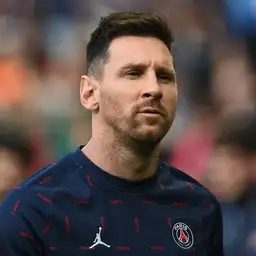
#> input picture messi.png, 256 x 256 px
$ jupyter execute --allow-errors 'Taller de Interpolación_Catedra.ipynb'   (shell and % lines are left out)
#> lines starting #> are read from the running program, lines starting #| are printed output that depends on the picture
# Taller de Interpolación

$f : \mathbb{R} \rightarrow \mathbb{R}$

$\{(x_0,f(x_0)),\ \dots,\ (x_n,f(x_n))\}$, con $x_i \neq x_j \ \forall \ i\neq j$


Interpolar consiste en hallar una función $\Phi$ tal que $\Phi(x_i) = f(x_i) \ \ \forall i$

##### Interpolar usando un polinomio $p$

($p =\Phi$)

Existe un único polinomio $p$ de grado menor o igual que $n$ tal que $p(x_i)=f(x_i)$ para todo $i$

* Lagrange

 $$ p(x) = f(x_0) L_0(x) \ +\  \dots\  +\ f(x_n) L_n(x), \ \ \ \ \text{ con } \ L_k(x) = \prod_{i=0, i\neq k}^{n} \frac{(x-x_i)}{(x_k-x_i)}$$


* Diferencias divididas (Newton)

$$p(x) = f[x_0] + f[x_0, x_1] (x-x_0) + \ \dots\  + f[x_0,\ \dots,\ x_n] (x-x_0)\ \dots\  (x-x_{n-1})$$

$$
\left\{ \begin{array}{ll}
      f[x_i] & = f(x_i) \\
      f[x_i,\ \dots,\ x_{i+k}] & = \frac{f[x_{i+1},\ \dots,\ x_{i+k}] - f[x_i,\ \dots,\ x_{i+k-1}]}{x_{i+k} - x_i} \end{array} \right.
$$

*  Matriz de Van der Monde

$$p_n(x) = a_0 + a_1x+ \cdots + a_n x^n$$

y se buscan $a_0, ..., a_n$ tales que

$$p_n(x_j) = y_j$$

$$
\begin{bmatrix}1&x_{1}&x_{1}^{2}&\dots &x_{1}^{n}\\1&x_{2}&x_{2}^{2}&\dots &x_{2}^{n}\\1&x_{3}&x_{3}^{2}&\dots &x_{3}^{n}\\\vdots &\vdots &\vdots &\ddots &\vdots \\1&x_{n}&x_{n}^{2}&\dots &x_{n}^{n}\end{bmatrix}\begin{bmatrix}a_{0}\\a_{1}\\a_{2}\\\vdots \\a_{n}\end{bmatrix} =
\begin{bmatrix}y_{0}\\y_{1}\\y_{2}\\\vdots \\y_{n}\end{bmatrix}
$$

## Implementación polinómio de interpolación

**Ejercicio 1:** Implementar los métodos de Lagrange, diferencias divididas (Newton) y Van der Monde para obtener el polinomio interpolador. Medir los tiempos de ejecución dependiendo de la cantidad de puntos.

Se puede usar la clase poly1d de numpy para facilitar las operaciones ente polinomios y el método de resolución de sistema de equaciones lineales np.linalg.solve.

[cell 1]
def lagrange(x, y):
    """
    Devuelve el polinomio interpolador con el métodos de lagrange
    """

    return p

def newton(x, y):
    """
    Devuelve el polinomio interpolador con el método de diferencias divididas
    """

    return p

def vandermonde(x,y):
    """
    Devuelve el polinomio interpolador con el método de van der monde
    """

    return p

Clase poly1d de numpy

[cell 2]
import numpy as np
import matplotlib.pyplot as plt

[cell 3]
print(np.poly1d([1,-0.5,2]))

[cell 4]
p = np.poly1d([1,-0.5,2])
x = np.linspace(-5,5,50)
plt.plot(x,p(x));
#> figure, not shown here; curve peaks at x = -5, y = 29.5

### Qué método es más rápido?

[cell 5]
x = np.linspace(-5,5,8)
y = x**3 - 2*x**2 + 3*x - 0.5

[cell 6]
newton(x,y)

[cell 7]
lagrange(x,y)

[cell 8]
vandermonde(x,y)

# Oscilaciones del polinomio interpolador

[cell 9]
from scipy.interpolate import lagrange as lagrange_scipy
x = np.array([-1,-0.5,0.8,8,9])
xs = np.linspace(-2,10,100)
fn = lambda x: np.int32(x>0)
y = fn(x)

yp = lagrange_scipy(x,y)(xs)

plt.plot(xs,fn(xs));
plt.plot(x,fn(x),'or');
plt.plot(xs,yp,'--r');
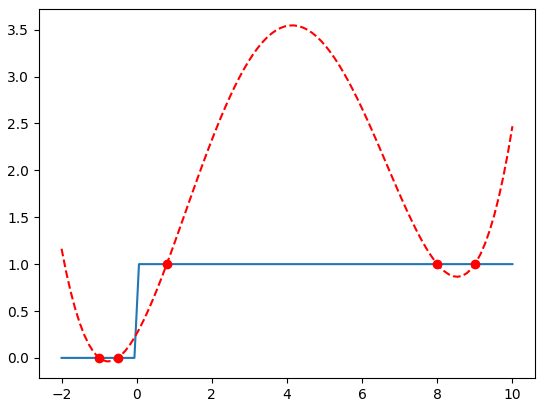
#> figure drawn by matplotlib, 1 panel; curve peaks at x = 0.0606, y = 1; curve peaks at x = 4.18, y = 3.55

# Comparación métodos de interpolación

**Ejercicio 2:** A partir de un conjunto de funciones de prueba, comparar los errores de los siguientes métodos de interpoalción

* Polinomio interpolador
* Valor más cercano
* Spline Lineal
* Spline Cuadrático
* Spline Cúbico

Error cuadrático medio entre función original y interpolación

$$ ECM = \sum_x (f(x)-\hat{f}(x))^2),\quad x \in [x_0,x_n]$$

[cell 10]
tests = [
 {'name':'step', 'x':[-1,-0.5,0.8,8,9], 'y': lambda x: np.int32(x>0)},
 {'name':'cos1', 'x':[-0.75,-0.25,0.25,0.75], 'y': lambda x: np.cos(2*np.pi*x)},
 {'name':'cos2', 'x':[-1.0,-0.5,0,0.5,1.0], 'y': lambda x: np.cos(2*np.pi*x)},
 {'name':'cos3', 'x':[-1.0,-0.75,-0.5,-0.25,0,0.25,0.5,0.75,1.0], 'y': lambda x: np.cos(2*np.pi*x)},
 {'name':'log', 'x':[0.1,1.0,10.0,100.0], 'y': lambda x: np.log10(x)},
 {'name':'custom', 'x':[-1.0,-0.8,-0.2,0.5,0.6], 'y': lambda x:  0.8*np.cos(2*np.pi*x*0.5-0.5) + 0.5*np.cos(2*np.pi*x*0.6+2)},
 ]

# Interpolación de imágenes

[cell 11]
def rgb2gray(rgb):
    return np.dot(rgb[...,:3], [0.2989, 0.5870, 0.1140])

[cell 12]
from mpl_toolkits.mplot3d import Axes3D

I = rgb2gray(plt.imread('messi.png'))
#> in rgb2gray, `return np.dot(rgb[...,:3], [0.2989, 0.5870, 0.1140])`:
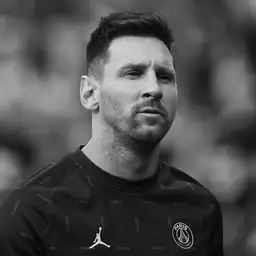
#> returned value: shape (256, 256) float64; min 0, max 0.994, mean 0.308
xx, yy = np.mgrid[0:I.shape[0], 0:I.shape[1]]

fig = plt.figure(figsize=(12,8))
ax1 = fig.add_subplot(1,2,1)
ax2 = fig.add_subplot(1,2,2, projection='3d')

ax1.imshow(I,cmap='gray')
ax1.axis('off')
ax2.plot_surface(xx, yy, I ,rstride=1, cstride=1, cmap=plt.cm.gray, linewidth=0)
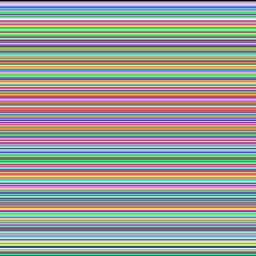
#> xx: shape (256, 256) int64; 256 distinct labels, from 0 to 255; one colour per label, 0 black
ax2.view_init(elev=70., azim=30)
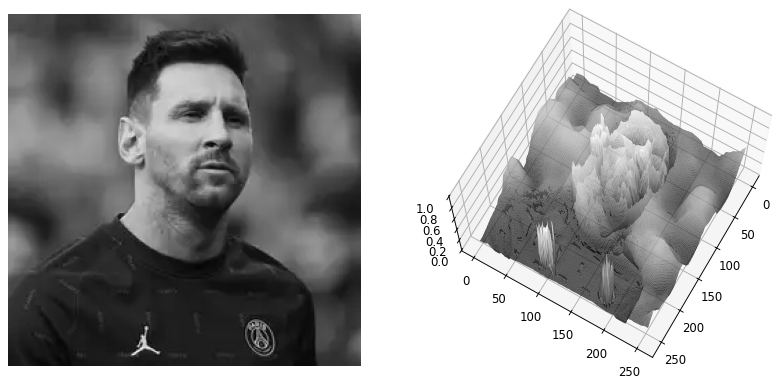
#> figure drawn by matplotlib, 2 panels

## Vecino más cercano

Cada pixel de la imagen original es copiado en sus vecinos

## Con función interpoladora

Para cada fila de la imagen, construimos una función interpoladora $\Phi_{\tilde{y}}(x)$ para la función $f(x,\tilde{y})$, con $\tilde{y}$ fijo y hallamos los valores de los píxeles intermedios

Luego para cada columna de la imagen (incluso las columnas interpoladas previamente), calculamos la función interpoladora $\Phi_{\tilde{x}}(y)$ para la función $f(\tilde{x}, y)$ e interpolamos en los píxeles intermedios

## Aliasing

Las muestra de una señal pueden provenir de más de una función

Aliasing al cambiar el tamaño de una imagen

[cell 13]
size = 100
dpi = 50
I = np.zeros((size,size,3))
I[::2,::2] = 1
# I[:,::2] = 0

fig = plt.figure(dpi=dpi)
fig.set_size_inches(I.shape[1]/dpi, I.shape[0]/dpi)
ax = plt.Axes(fig, [0., 0., 1., 1.])
ax.set_axis_off()
fig.add_axes(ax)
ax.imshow(I, interpolation='nearest')
fig.savefig('figure.png', dpi=dpi)
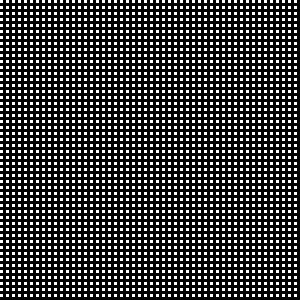
#> shown: shape (100, 100, 3) float64 (shown 3 times larger); values 0 (black) and 1 (white), 25% white in thin lines or dots

[cell 14]
def draw(I, size_factor, dpi, **kwargs):
    fig = plt.figure(dpi=dpi)
    fig.set_size_inches(I.shape[1]/dpi*size_factor, I.shape[0]/dpi*size_factor)
    ax = plt.Axes(fig, [0., 0., 1., 1.])
    ax.set_axis_off()
    fig.add_axes(ax)
    ax.imshow(I, **kwargs)
    return fig
for sf in np.arange(0.5,2.1,0.1):
    draw(I,sf,dpi, cmap='gray', interpolation='none')
    plt.title(np.around(sf,2),fontdict={'size':20})

Si interpolamos no tenemos aliasing

[cell 15]
for sf in np.arange(0.6,2.1,0.1):
    draw(I,sf,dpi, cmap='gray', interpolation='bicubic')
    plt.title(np.around(sf,2),fontdict={'size':20})

Usemos una imagen más realista

[cell 16]
I = plt.imread('zebra2.jpg')
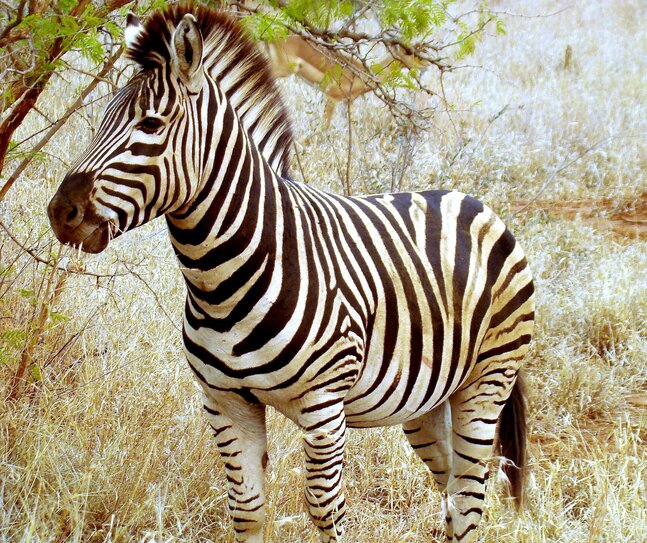
#> input picture zebra2.jpg, 647 x 543 px
#> I is the input picture: shape (543, 647, 3); mean R, G, B 166.1, 154.7, 128.6
I = rgb2gray(I).astype('uint8')
#> in rgb2gray (call 2), `return np.dot(rgb[...,:3], [0.2989, 0.5870, 0.1140])`:
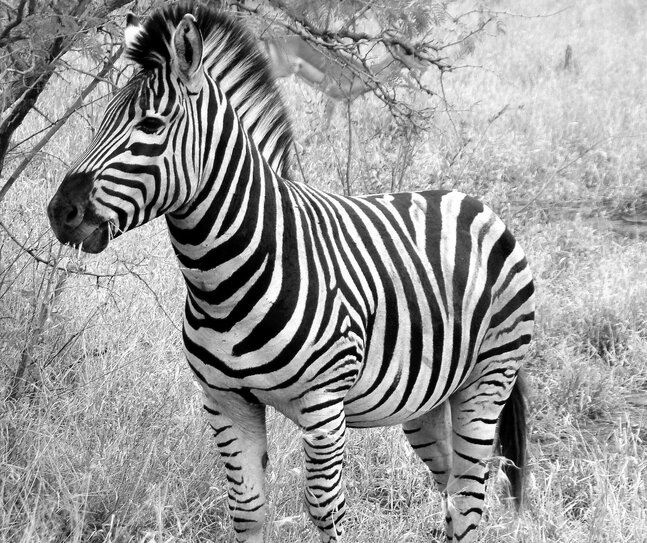
#> returned value: shape (543, 647) float64; min 0, max 255, mean 155.1
#> I: shape (543, 647)
draw(I,1,dpi=10,interpolation='none', cmap='gray');

Imagen _downsampleada_ con un factor 2.

[cell 17]
factor = 2
I_downsampled = I[::factor,::factor]
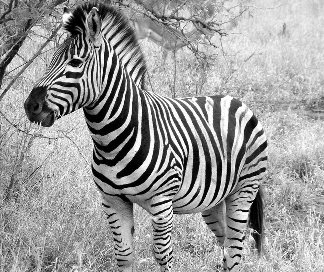
#> I_downsampled: shape (272, 324); min 0, max 254, mean 154.8
draw(I_downsampled,1, 100, interpolation='none', cmap='gray');

Qué pasa si no se interpolar y vuelvo a la resolución original y relleno los puntos que faltan con el valor medio de la imagen

#> (a cell that did not finish here is left out)

**Ejercicio 3:** Implementar una función para interpolar imágenes primero por filas y luego por columnas usando la función _interp1d_ de scipy. Comparar el error de los tipos de interpolación lineal, cúbico y de vecinos. Buscar imágenes en internet (cuidado con el tamaño de las imágenes) que tengan un menor error para cada tipo.

[cell 19]
import numpy as np
from scipy.interpolate import interp1d
# el kind de nuestra función va de la mano con el kind de interp1d.
def interpolate_image(img, factor=2, kind='linear'):

#> called with factor = 2, kind = 'linear'
    height = img.shape[0]
#> height = 272
    width = img.shape[1]
#> width = 324

    img_interp = np.zeros(((height-1) * factor+1,
                           (width-1) * factor+1))

    # Copiamos los pixeles originales adecuadamente
    # Recordar [start:stop:step, start:stop:step]
    img_interp[::factor, ::factor] = img
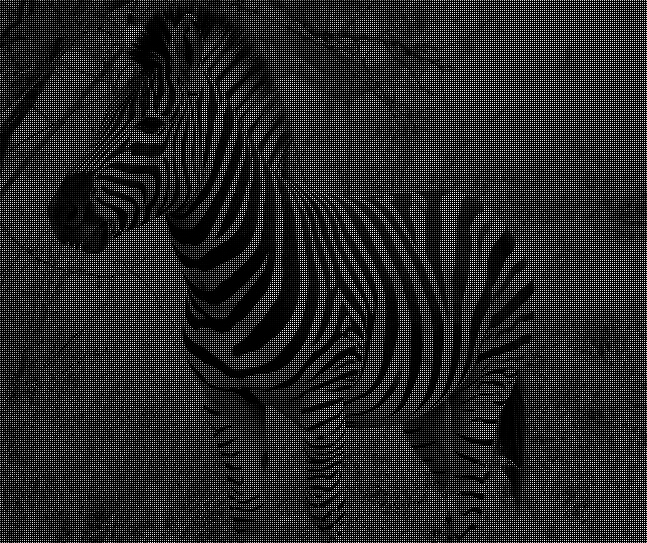
#> img_interp: shape (543, 647) float64; min 0, max 254, mean 38.8

    for i in range(height):
        """
        Interpolación por filas:

        Escribir código acá
        """

    # Hasta acá no tiene que haber ninguna fila múltiplo de factor con norma 0
    assert(all(not np.isclose(np.linalg.norm(img_interp[i]), 0) for i in range(0, img_interp.shape[0], factor)))

    # Todas las que no son múltiplo de factor tienen que tener norma 0
    assert(all(np.isclose(np.linalg.norm(img_interp[i]), 0) for i in range(0, img_interp.shape[0]) if i % factor != 0))

    for j in range(img_interp.shape[1]):
        """
        Interpolación por columnas


        Escribir código acá
        """

        ## Clippeo valores fuera de 0 y 255
        img_interp = np.maximum(img_interp, 0)
        img_interp = np.minimum(img_interp, 255)

    return np.around(img_interp).astype('uint8')

[cell 20]
I_interpolada = interpolate_image(I_downsampled,2, kind='linear')

[cell 21]
draw(I_interpolada,1,100, interpolation='none', cmap='gray');

[cell 22]
draw(I_interpolada.astype(float)-I.astype(float),1,100, interpolation='none', cmap='gray', vmin=-255, vmax=255);
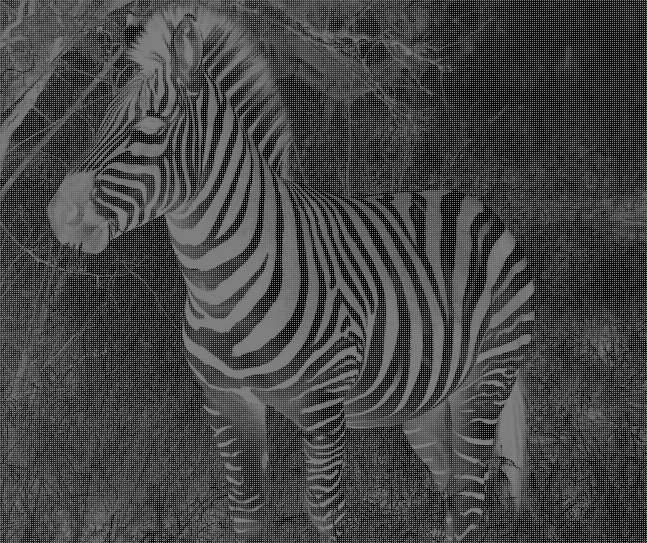
#> figure drawn by matplotlib, 1 panel

Calculamos el error

[cell 23]
def ecm(img1, img2):
    return np.mean( (img1.astype('float') - img2.astype('float')) ** 2 )

[cell 24]
ecm(I_interpolada,I)
#> Out = 21176.3

Probamos otro método de interpolación

[cell 25]
I_interpolada = interpolate_image(I_downsampled, 2, kind='nearest')
draw(I_interpolada,1,100, interpolation='none', cmap='gray');
ecm(I_interpolada,I)
#> Out = 21176.3
